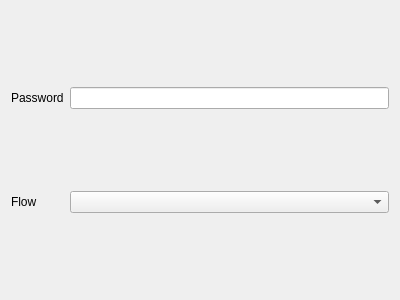
<?xml version="1.0" encoding="UTF-8"?>
<ui version="4.0">
 <class>EditTrojanVLESS</class>
 <widget class="QWidget" name="EditTrojanVLESS">
  <property name="geometry">
   <rect>
    <x>0</x>
    <y>0</y>
    <width>400</width>
    <height>300</height>
   </rect>
  </property>
  <property name="windowTitle">
   <string notr="true"/>
  </property>
  <layout class="QGridLayout" name="gridLayout">
   <item row="0" column="1">
    <widget class="QLineEdit" name="password"/>
   </item>
   <item row="0" column="0">
    <widget class="QLabel" name="label">
     <property name="text">
      <string>Password</string>
     </property>
    </widget>
   </item>
   <item row="1" column="0">
    <widget class="QLabel" name="flow_l">
     <property name="text">
      <string notr="true">Flow</string>
     </property>
    </widget>
   </item>
   <item row="1" column="1">
    <widget class="QComboBox" name="flow">
     <item>
      <property name="text">
       <string notr="true"/>
      </property>
     </item>
    </widget>
   </item>
  </layout>
 </widget>
 <resources/>
 <connections/>
</ui>
